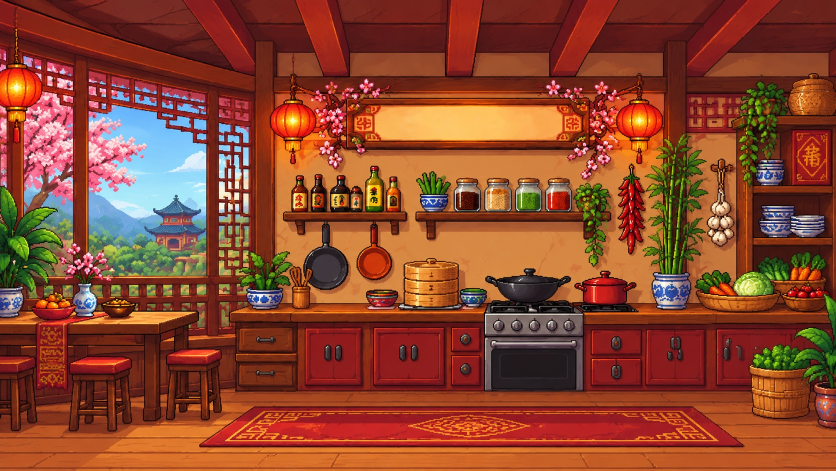
#> input picture design/pixel-art/references/concepts/chinese.jpg, 1672 x 941 px (shown at 1/2 size); its folder holds 4 pictures in this run
$ python make_progress.py
#> lines starting #> are read from the running program, lines starting #| are printed output that depends on the picture
"""Progress sheets: each kitchen from the team's concept through every version we tried, side by side and labelled.

    python design/pixel-art/archive/progress/make_progress.py   ->   design/pixel-art/archive/progress/<kitchen>.png
"""
from __future__ import annotations

from pathlib import Path

from PIL import Image, ImageDraw, ImageFont

PROGRESS = Path(__file__).resolve().parent
ARCHIVE = PROGRESS.parent
ART = ARCHIVE.parent
H = 300                                                   # every panel is scaled to this height
STEPS = [                                                 # (label, file pattern with {k} for the kitchen)
    ("Concept (team's art)", ART / "references/concepts/{k}.jpg"),
    ("v1  code-drawn, 18 Oct", ARCHIVE / "v1_2026-10-18_code-drawn/kitchen_{k}_x4.png"),
    ("v2  in the app now (0.5.1), 18 Oct", ART / "previews/kitchen_{k}_x4.png"),
    ("v3  concept sheet in code, 19 Oct", ARCHIVE / "v3_2026-10-19_concept-sheet-recreation/{k}_x4.png"),
    ("v4  full kitchen in code, 21-22 Oct", ARCHIVE / "v4_2026-10-21_full-kitchens-in-code/{k}_x4.png"),
    ("v5  traced per object, 22 Oct (current)", ART / "drafts/traced-kitchens/{k}/{k}_x4.png"),
]
KITCHENS = ["chinese", "mediterranean", "mexican", "middle_eastern"]


def font(size: int) -> ImageFont.ImageFont:
    for name in ("arialbd.ttf", "DejaVuSans-Bold.ttf"):
        try:
            return ImageFont.truetype(name, size)
        except OSError:
            continue
    return ImageFont.load_default()


def sheet(kitchen: str) -> Image.Image:
#> called with kitchen = 'chinese'
    panels = []
    for label, pattern in STEPS:
        path = Path(str(pattern).format(k=kitchen))
        if path.exists():
            im = Image.open(path).convert("RGB")
#> im is the input picture: PIL image 1672x941 RGB; mean R, G, B 140.2, 70.2, 45.9
            im = im.resize((round(im.width * H / im.height), H), Image.NEAREST if "_x4" in path.name else Image.LANCZOS)
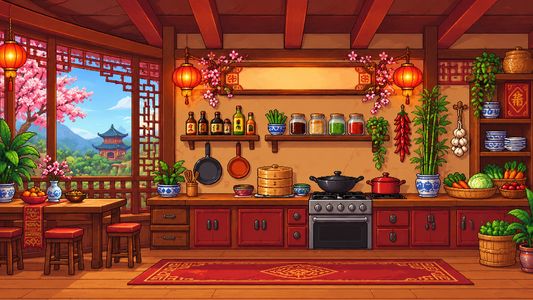
#> im: PIL image 533x300 RGB; mean R, G, B 140.2, 70.2, 45.9
            panels.append((label, im))
    pad, cap, top, cols = 10, 34, 44, 3                   # a grid of three columns, read left to right, top to bottom
    cell = max(im.width for _, im in panels)
    rows = -(-len(panels) // cols)
    out = Image.new("RGB", (cols * (cell + pad) + pad, top + rows * (H + cap + pad)), "#1E1A17")
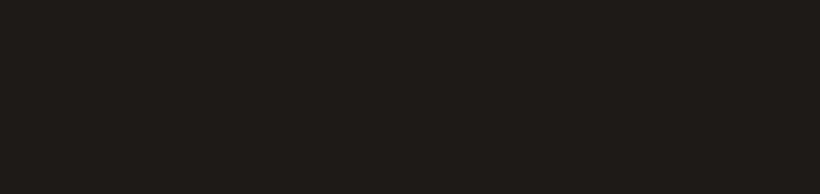
#> out: PIL image 1639x388 RGB (shown at 1/2 size); mean R, G, B 30, 26, 23
    draw = ImageDraw.Draw(out)
    draw.text((pad, 10), kitchen.replace("_", " ").title() + " kitchen: from the concept to the current version",
              fill="#F5E6C8", font=font(24))
    for n, (label, im) in enumerate(panels):
        x, y = pad + (n % cols) * (cell + pad), top + (n // cols) * (H + cap + pad)
        out.paste(im, (x + (cell - im.width) // 2, y))
        draw.text((x, y + H + 6), label, fill="#F2C14E" if "current" in label or "Concept" in label else "#E8DCC8",
                  font=font(18))
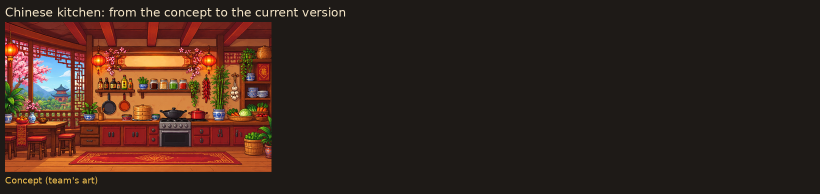
#> out: PIL image 1639x388 RGB (shown at 1/2 size); mean R, G, B 59, 38.3, 29.7
    return out


if __name__ == "__main__":
    sheets = [sheet(k) for k in KITCHENS]
#> call 2 of sheet, with kitchen = 'mediterranean'
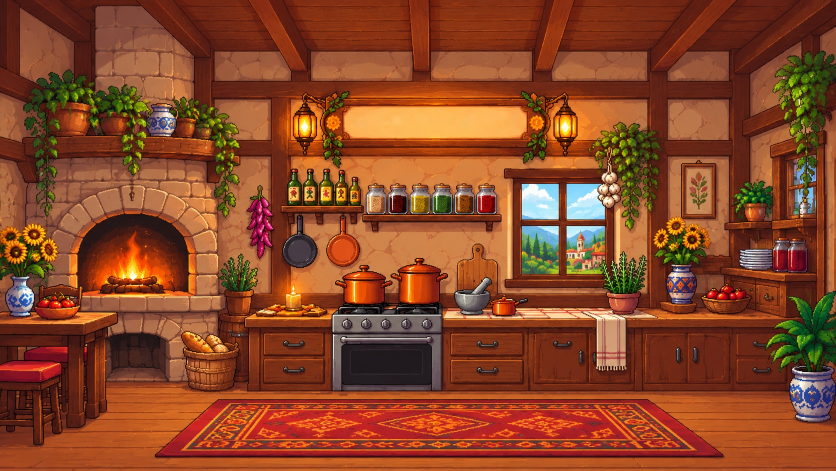
#> input picture design/pixel-art/references/concepts/mediterranean.jpg, 1672 x 941 px (shown at 1/2 size)
#> in sheet, im is the input picture: PIL image 1672x941 RGB; mean R, G, B 137.5, 70.6, 39.3
#> in sheet (call 2), `im = im.resize((round(im.width * H / im.height), H), Image.NEAREST if ..`:
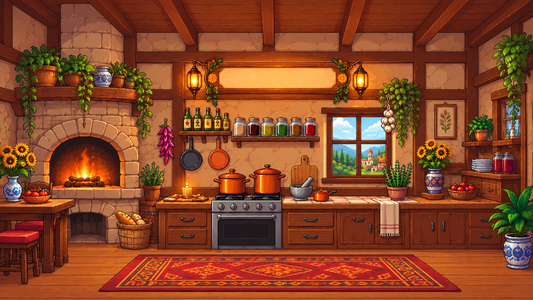
#> im: PIL image 533x300 RGB; mean R, G, B 137.5, 70.6, 39.3
#> after the loop in sheet (call 2), `for n, (label, im) in enumerate(panels):`:
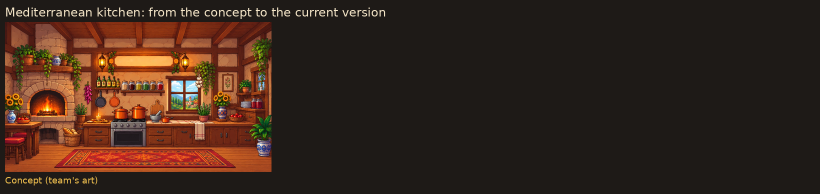
#> out: PIL image 1639x388 RGB (shown at 1/2 size); mean R, G, B 58.5, 38.5, 28.1
#> (the run stopped early here; a loop or call above may not have finished)
